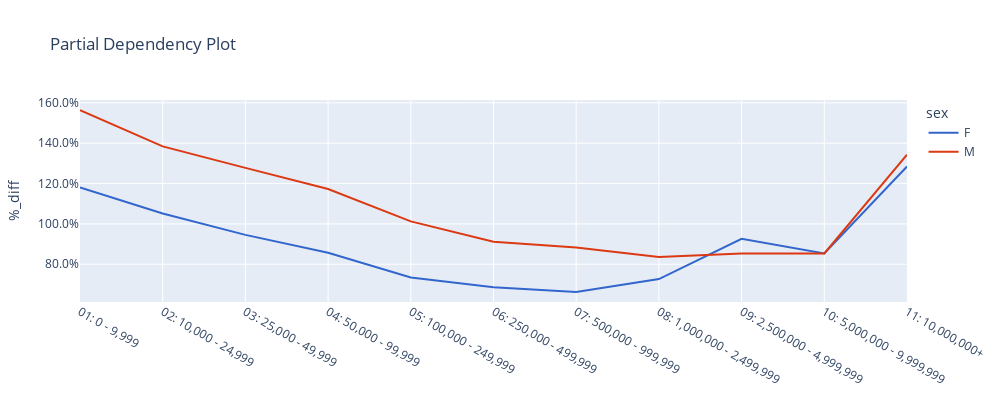

Notebook code cell kept with this figure:
### Code cell
charters.pdp(
    model=model,
    df=md_encoded,
    x_axis="face_amount_band",
    line_color="sex",
    weight="amount_exposed",
    mapping=mapping,
    display=True,
    n_jobs=10,
)

### Figure 1 — Plotly figure (JSON) as saved in the notebook; plotly's stock layout.template omitted (floating-point values rounded to 4 significant figures)
{"data": [{"line": {"color": "#3366CC"}, "mode": "lines", "name": "F", "type": "scatter", "x": ["01: 0 - 9,999", "02: 10,000 - 24,999", "03: 25,000 - 49,999", "04: 50,000 - 99,999", "05: 100,000 - 249,999", "06: 250,000 - 499,999", "07: 500,000 - 999,999", "08: 1,000,000 - 2,499,999", "09: 2,500,000 - 4,999,999", "10: 5,000,000 - 9,999,999", "11: 10,000,000+"], "xaxis": "x", "y": [1.181, 1.052, 0.9455, 0.8568, 0.7343, 0.6855, 0.6629, 0.7263, 0.9261, 0.8532, 1.285], "yaxis": "y"}, {"line": {"color": "#DC3912"}, "mode": "lines", "name": "M", "type": "scatter", "x": ["01: 0 - 9,999", "02: 10,000 - 24,999", "03: 25,000 - 49,999", "04: 50,000 - 99,999", "05: 100,000 - 249,999", "06: 250,000 - 499,999", "07: 500,000 - 999,999", "08: 1,000,000 - 2,499,999", "09: 2,500,000 - 4,999,999", "10: 5,000,000 - 9,999,999", "11: 10,000,000+"], "xaxis": "x", "y": [1.564, 1.384, 1.278, 1.173, 1.012, 0.9113, 0.8833, 0.8358, 0.8529, 0.8538, 1.343], "yaxis": "y"}], "layout": {"height": 400, "legend": {"title": {"text": "sex"}}, "title": {"text": "Partial Dependency Plot"}, "width": 1000, "xaxis": {"anchor": "y", "autorange": true, "domain": [0, 1], "range": [0, 10], "type": "category"}, "yaxis": {"anchor": "x", "autorange": true, "domain": [0, 1], "range": [0.6128, 1.614], "tickformat": ".1%", "title": {"text": "%_diff"}, "type": "linear"}}}
